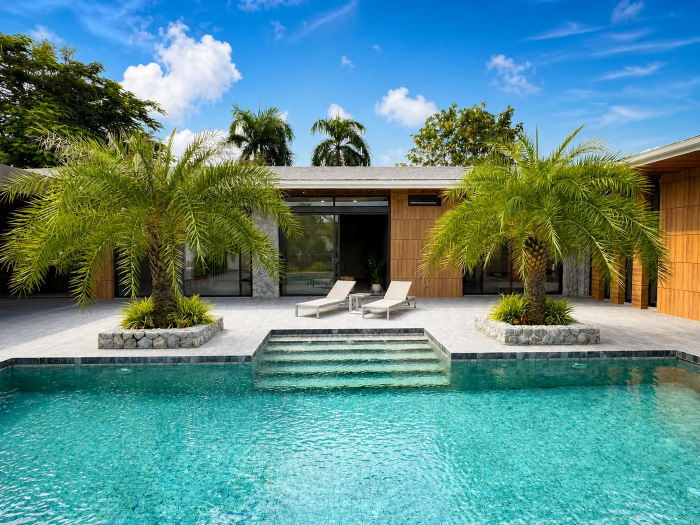
#> input picture assets/images/gallery-elena/01-piscine-facade.webp, 1400 x 1050 px (shown at 1/2 size)
$ python create-gallery-thumbnails.py
#> lines starting #> are read from the running program, lines starting #| are printed output that depends on the picture
from pathlib import Path
from PIL import Image, ImageOps

ROOT = Path(__file__).resolve().parents[1]
OUTPUT = ROOT / "assets" / "images" / "gallery-thumbs"
OUTPUT.mkdir(parents=True, exist_ok=True)

sources = [
    "assets/images/gallery-elena/01-piscine-facade.webp",
    "assets/images/gallery-elena/02-piscine-jardin.webp",
    "assets/images/gallery-elena/full/IMG-20251223-WA0135.webp",
    "assets/images/gallery-elena/full/IMG-20251223-WA0125.webp",
    "assets/images/gallery-elena/full/IMG-20251223-WA0110.webp",
    "assets/images/gallery-elena/06-terrasse-piscine.webp",
    "assets/images/gallery-elena/full/IMG-20251223-WA0138.webp",
]

before = after = 0
for relative in sources:
    source = ROOT / relative
    target = OUTPUT / source.name
    with Image.open(source) as opened:
#> opened is the input picture: PIL image 1400x1050 RGB; mean R, G, B 92.8, 140.3, 136.9
        image = ImageOps.exif_transpose(opened).convert("RGB")
        image.thumbnail((900, 900), Image.Resampling.LANCZOS)
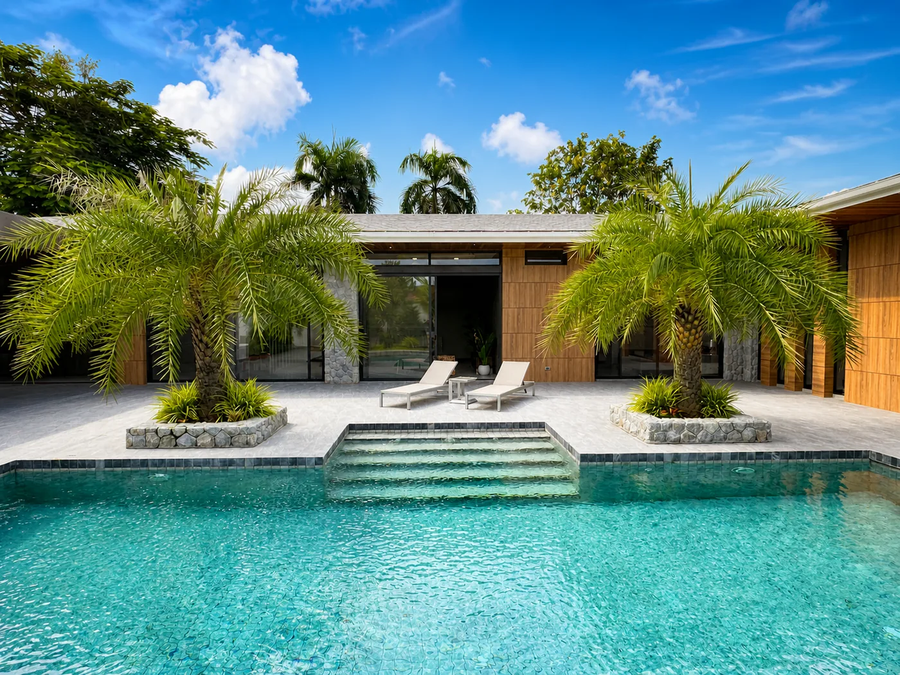
#> image: PIL image 900x675 RGB; mean R, G, B 92.8, 140.3, 137
        image.save(target, "WEBP", quality=78, method=6, optimize=True)
    before += source.stat().st_size
    after += target.stat().st_size
#> pass 2 of the loop `for relative in sources:`:
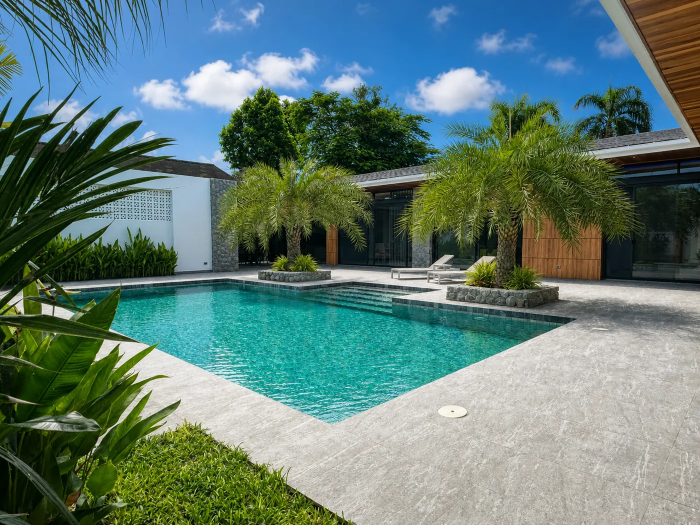
#> input picture assets/images/gallery-elena/02-piscine-jardin.webp, 1400 x 1050 px (shown at 1/2 size)
#> opened is the input picture: PIL image 1400x1050 RGB; mean R, G, B 97.1, 124.8, 118
#> `image.thumbnail((900, 900), Image.Resampling.LANCZOS)`:
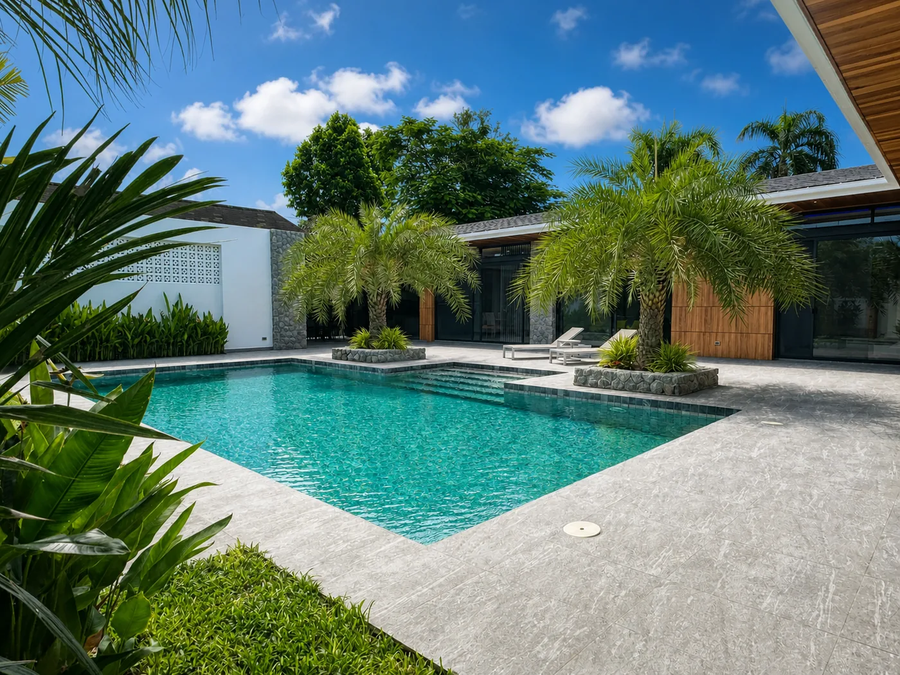
#> image: PIL image 900x675 RGB; mean R, G, B 97.2, 124.8, 118.1
#> pass 3 of the loop `for relative in sources:`:
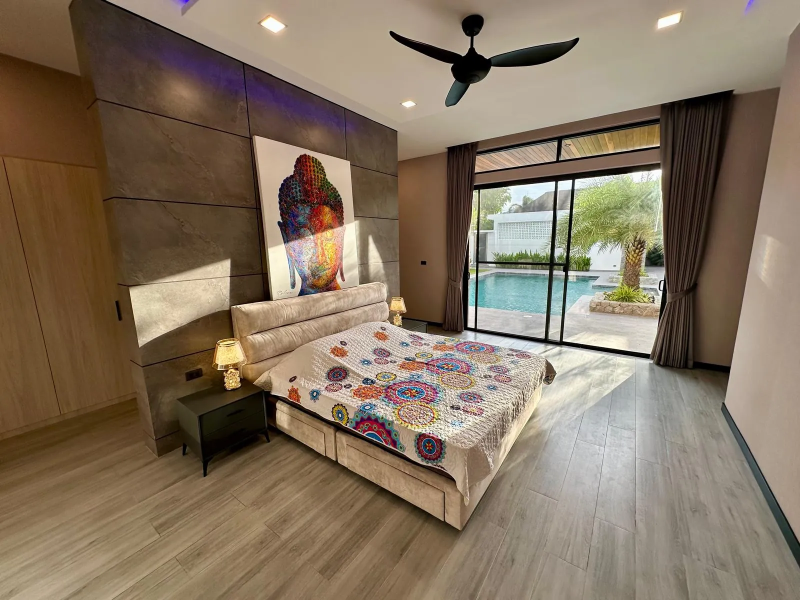
#> input picture assets/images/gallery-elena/full/IMG-20251223-WA0135.webp, 1600 x 1200 px (shown at 1/2 size)
#> opened is the input picture: PIL image 1600x1200 RGB; mean R, G, B 132.2, 115.5, 96.1
#> `image.thumbnail((900, 900), Image.Resampling.LANCZOS)`:
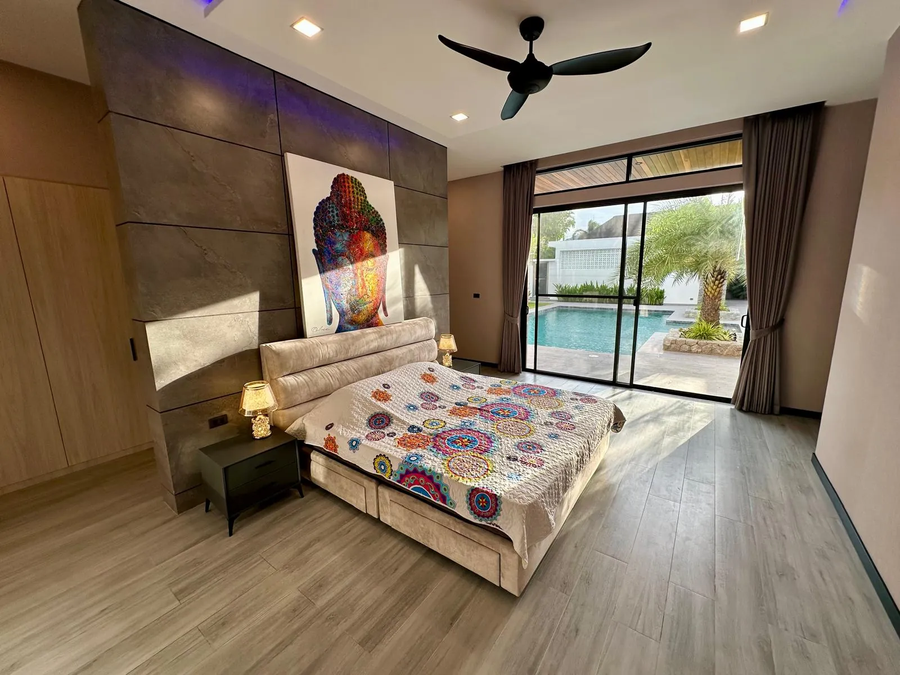
#> image: PIL image 900x675 RGB; mean R, G, B 132.2, 115.5, 96.1
#> (the run stopped early here; a loop or call above may not have finished)
